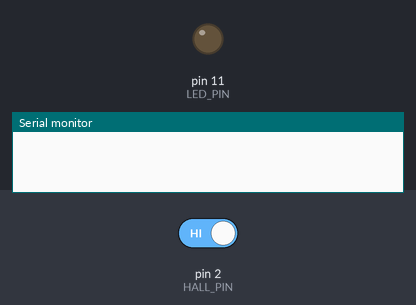
A sketch run on a simulated Arduino Uno, built with avr-gcc and run on an emulated ATmega328P. On the bench: output pins drawn as LEDs (lit = HIGH), the last lines printed to the serial monitor. The test bench sets the inputs (shaded band); at power-on: pin 2 (HALL_PIN) HIGH.

Above: at 1.2 s.
1.3 s: pin 2 (HALL_PIN) driven LOW
At 2.5 s:
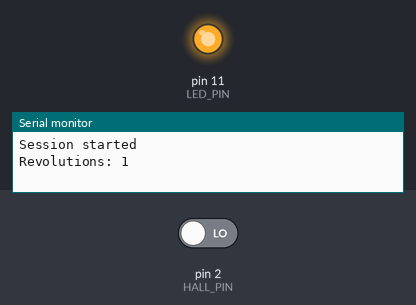
Timing chart, 0 to 4.3 s (numbered marks = the images above; inputs shaded):
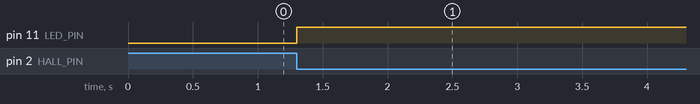

The sketch:

hamster_tracker.ino
```cpp
const int HALL_PIN = 2;
const int LED_PIN = 11;

const unsigned long SESSION_TIMEOUT = 60000; // 5000 for testing, 60000 for prod

int prev_hall_state = HIGH;
unsigned long revolution_count = 0;
unsigned long session_start_time = 0;
unsigned long last_revolution_time = 0;
bool session_active = false;

void setup()
{
    pinMode(HALL_PIN, INPUT);
    pinMode(LED_PIN, OUTPUT);

    digitalWrite(LED_PIN, LOW);

    Serial.begin(9600);
}

void loop()
{
    int cur_hall_state = digitalRead(HALL_PIN);

    // Detect revolution
    if (prev_hall_state == HIGH && cur_hall_state == LOW)
    {
        unsigned long cur_time = millis();

        // Start a new sesion
        if (!session_active)
        {
            session_active = true;
            session_start_time = cur_time;
            revolution_count = 0;

            digitalWrite(LED_PIN, HIGH);

            Serial.println("Session started");
        }

        revolution_count++;
        last_revolution_time = cur_time;

        Serial.print("Revolutions: ");
        Serial.println(revolution_count);
    }

    // Detect end of session
    if (session_active && millis() - last_revolution_time >= SESSION_TIMEOUT)
    {
        unsigned long elapsed_time = last_revolution_time - session_start_time;

        Serial.print("RUN,");
        Serial.print(revolution_count);
        Serial.print(",");
        Serial.println(elapsed_time);

        session_active = false;
        revolution_count = 0;

        digitalWrite(LED_PIN, LOW);
    }

    prev_hall_state = cur_hall_state;
}
```

Measured:
- after the input at 1.3 s, pin 11 (LED_PIN): LOW → HIGH at once
